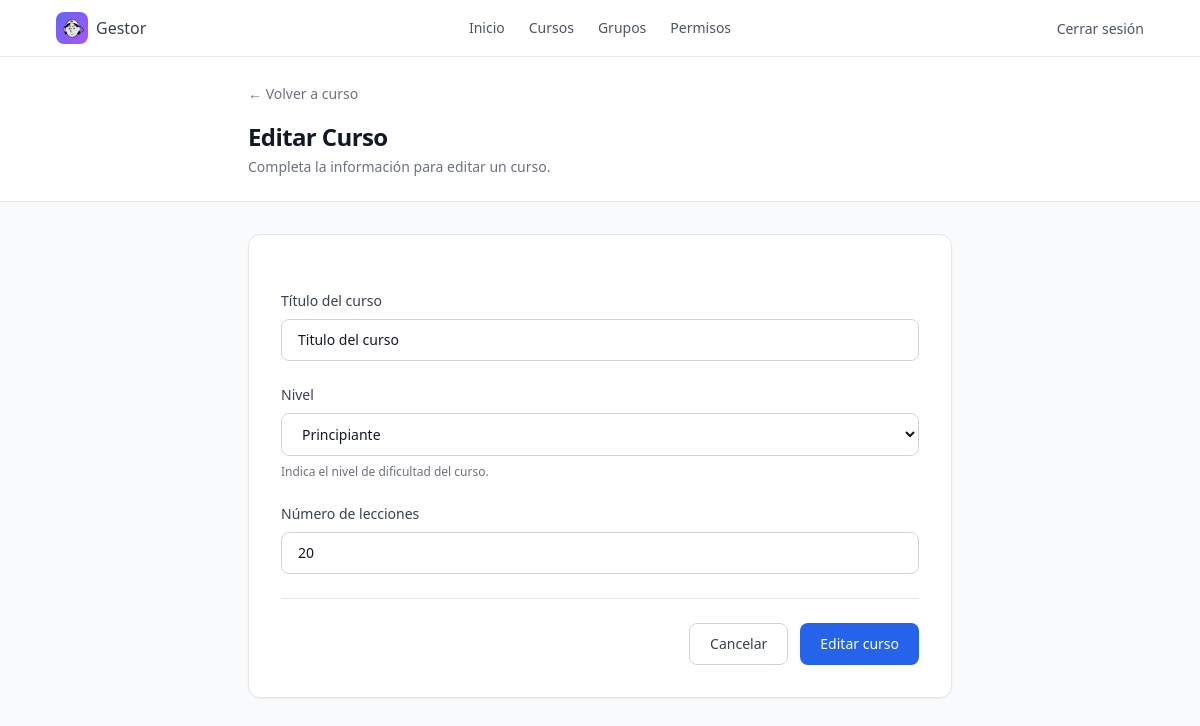
The page /courses/7/edit (signed in) on the database its author committed.
### courses/models.py (models this page shows)
class Course(models.Model):
    title = models.CharField(max_length=100)
    level = models.CharField(max_length=50)
    lessons = models.IntegerField()
    image = models.ImageField(upload_to='courses', default='courses/logo.png')

### courses/views.py (the view)
# urls.py: path("courses/<int:course_id>/edit", views.edit_course, name="edit_course"),
@permission_required('courses.change_course', raise_exception=True)
def edit_course(request, course_id):
    course = Course.objects.get(id=course_id)
    if request.method == "POST":
        title = request.POST.get("title")
        level = request.POST.get("level")
        lessons = request.POST.get("lessons")
        if title and level and lessons:
            course.title = title
            course.level = level
            course.lessons = lessons
            course.save()
        return redirect("course_detail", course_id=course.id)
    else:
        return render(request, "edit_course.html", {"course": course})

### courses/templates/edit_course.html (shortened to what this page needs)
{% extends 'layouts/base.html' %} {% block title %}Editar Curso{% endblock %}
{% block content %}
<header class="border-b border-gray-200 bg-white">
  <div class="mx-auto max-w-3xl px-4 py-6 sm:px-6 lg:px-8">
    <a
      href="{% url 'course_detail' course.id %}"
      class="inline-flex items-center text-sm font-medium text-gray-500 transition hover:text-gray-900"
    >
      ← Volver a curso
    </a>
    <div class="mt-4">
      <h1 class="text-2xl font-bold tracking-tight text-gray-900">
        Editar Curso
      </h1>
      <p class="mt-1 text-sm text-gray-500">
        Completa la información para editar un curso.
      </p>
    </div>
  </div>
</header>
<main class="mx-auto max-w-3xl px-4 py-8 sm:px-6 lg:px-8">
  <section
    class="rounded-xl border border-gray-200 bg-white p-6 shadow-sm sm:p-8"
    aria-labelledby="form-title"
  >
    <form method="post" class="space-y-6">
      <div>
        <label
          for="title"
          class="block text-sm font-medium text-gray-700"
        >
          Título del curso
        </label>
        <input
          type="text"
          id="title"
          name="title"
          required
          placeholder="Ej. Introducción a Python"
          class="mt-2 block w-full rounded-lg border border-gray-300 bg-white px-4 py-2.5 text-sm text-gray-900 outline-none transition placeholder:text-gray-400 focus:border-primary-600 focus:ring-2 focus:ring-primary-600/20"
          value="{{course.title}}"
        >
      </div>
      <div>
        <label
          for="level"
          class="block text-sm font-medium text-gray-700"
        >
          Nivel
        </label>
        <select
          id="level"
          name="level"
          required
          class="mt-2 block w-full rounded-lg border border-gray-300 bg-white px-4 py-2.5 text-sm text-gray-900 outline-none transition focus:border-primary-600 focus:ring-2 focus:ring-primary-600/20"
          value="{{course.level}}"
        >
          <option value="Principiante" {% if course.level == "Principiante" %}selected{% endif %}>Principiante</option>
        </select>
        <p class="mt-2 text-xs text-gray-500">
          Indica el nivel de dificultad del curso.
        </p>
      </div>
      <div>
        <label
          for="lessons"
          class="block text-sm font-medium text-gray-700"
        >
          Número de lecciones
        </label>
        <input
          type="number"
          id="lessons"
          name="lessons"
          min="1"
          required
          placeholder="Ej. 20"
          class="mt-2 block w-full rounded-lg border border-gray-300 bg-white px-4 py-2.5 text-sm text-gray-900 outline-none transition placeholder:text-gray-400 focus:border-primary-600 focus:ring-2 focus:ring-primary-600/20"
          value="{{course.lessons}}"
        >
      </div>
      <div class="flex flex-col gap-3 border-t border-gray-200 pt-6 sm:flex-row sm:justify-end">
        <a
          href="{% url 'course_detail' course.id %}"
          class="inline-flex items-center justify-center rounded-lg border border-gray-300 bg-white px-5 py-2.5 text-sm font-medium text-gray-700 transition hover:bg-gray-100 focus:outline-none focus:ring-2 focus:ring-gray-400 focus:ring-offset-2"
        >
          Cancelar
        </a>
        <button
          type="submit"
          class="inline-flex items-center justify-center rounded-lg bg-primary-600 px-5 py-2.5 text-sm font-medium text-white transition hover:bg-primary-700 focus:outline-none focus:ring-2 focus:ring-primary-600 focus:ring-offset-2"
        >
          Editar curso
        </button>
      </div>
    </form>
  </section>
</main>
{% endblock %}

### rows shown on the page
Course: title "Titulo del curso", level "Principiante", lessons "20"
